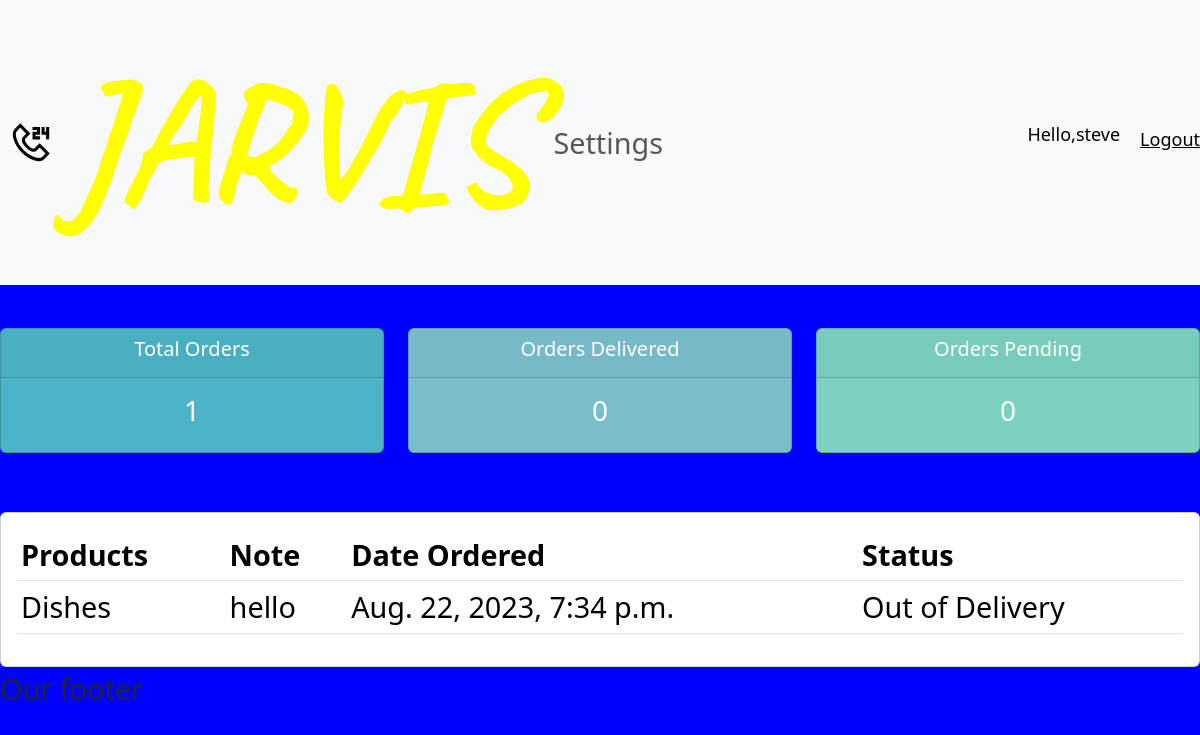
Page /user/ (signed in) on the committed database.
### accounts/models.py (models this page shows, shortened)
class Order(models.Model):
    STATUS = (
        ('Pending', 'Pending'),
        ('Out of Delivery', 'Out of Delivery'),
        ('Delivered', 'Delivered'),
    )
    customer = models.ForeignKey(Customer, null=True, on_delete=models.SET_NULL)
    product = models.ForeignKey(Products, null=True, on_delete=models.SET_NULL)
    date_created = models.DateTimeField(auto_now_add=True, null=True)
    status = models.CharField(max_length=255, null=True, choices=STATUS)
    note = models.CharField(max_length=1000, null=True)

class Products(models.Model):
    CATEGORY = (
        ('Indoor', 'Indoor'),
        ('Out Door', 'Out Door'),
    )
    name = models.CharField(max_length=255, null=True)
    price = models.FloatField(null=True)
    category = models.CharField(max_length=255, null=True, choices=CATEGORY)
    description = models.CharField(max_length=255, null=True, blank=True)
    date_created = models.DateTimeField(auto_now_add=True, null=True)
    tags = models.ManyToManyField(Tag)
    def __str__(self):
        return self.name

### accounts/decorators.py (the view)
        def wrapper_func(request, *args, **kwargs):
            group = request.user.groups.all()[0].name
            if group in allowed_roles:
                return view_func(request, *args, **kwargs)
            else:
                return HttpResponse('You are not authorised to view this page')

### accounts/views.py (called while the page is built)
@login_required(login_url='login')
@allowed_users(allowed_roles=['customer'])
def userPage(request):
    orders = request.user.customer.order_set.all()
    orders_total = orders.count()
    orders_delivered = orders.filter(status='Delivered').count()
    orders_pending = orders.filter(status='Pending').count()
    context = {'orders': orders, 'orders_total': orders_total,
               'orders_delivered': orders_delivered,
               'orders_pending': orders_pending, }
    return render(request, 'accounts/user.html', context)

### accounts/templates/accounts/user.html
{% extends 'accounts/main.html' %}
{% block content %}
{% include 'accounts/status.html' %}
<br/>
<div class="row">
    <div class="col-md">
        <div class="card card-body">
            <table class="table table-sm">
                <tr>
                    <th>Products</th>
                    <th>Note</th>
                    <th>Date Ordered</th>
                    <th>Status</th>
                </tr>
                {% for order in orders %}
                    <tr>
                        <td>{{order.product}}</td>
                        <td>{{order.note}}</td>
                        <td>{{order.date_created}}</td>
                        <td>{{order.status}}</td>
                    </tr>
                {% endfor %}
            </table>
        </div>
    </div>
</div>
{% endblock %}

### accounts/templates/accounts/navbar.html (shortened to what this page needs)
{% load static %}
<nav class="navbar navbar-expand-lg bg-body-tertiary">
    <div class="container-fluid">
        <a class="navbar-brand" href="#">
            <img src="{% static 'images/customer.svg' %}" alt="Customer Icon">
            <span>Jarvis</span>
        </a>
        <div class="collapse navbar-collapse" id="navbarNav">
            <ul class="navbar-nav">
                {% if request.user.is_staff %}
                <li class="nav-item">
                    <a class="nav-link active" aria-current="page" href="{% url 'home' %}">Dashboard</a>
                </li>
                <li class="nav-item">
                    <a class="nav-link" href="{% url 'products' %}">Products</a>
                </li>
                {% else %}
                <li class="nav-item">
                    <a class="nav-link" href="{% url 'account' %}">Settings</a>
                </li>
                {% endif %}
            </ul>
        </div>
    </div>
    <p class="hello-msg">Hello,{{request.user}}</p>
    <p><a class="hello-msg" href="{% url 'logout' %}">Logout</a></p>
</nav>

### static/css/main.css (style rules this page uses)
body { font-size:1.8rem; background-color:blue; }
.navbar-brand { display:flex; align-items:center; gap:.8rem; font-size:10.8rem; color:yellow; }
.navbar-brand img { max-width:2.4rem; }

### accounts/templates/accounts/navbar.html (style rules this page uses)
.hello-msg { font-size:18px; color:#000; margin-left:20px; }
.navbar-brand span { font-family: 'Caveat', cursive; text-transform:uppercase; font-weight:700; }

### rows in the picture
Order: product "Dishes", note "hello", date_created "Aug. 22, 2023, 7:34 p.m.", status "Out of Delivery"

### other values in the picture
{{ request.user }} "steve"
{{ orders_total }} "1"
{{ orders_delivered }} "0"
{{ orders_pending }} "0"
